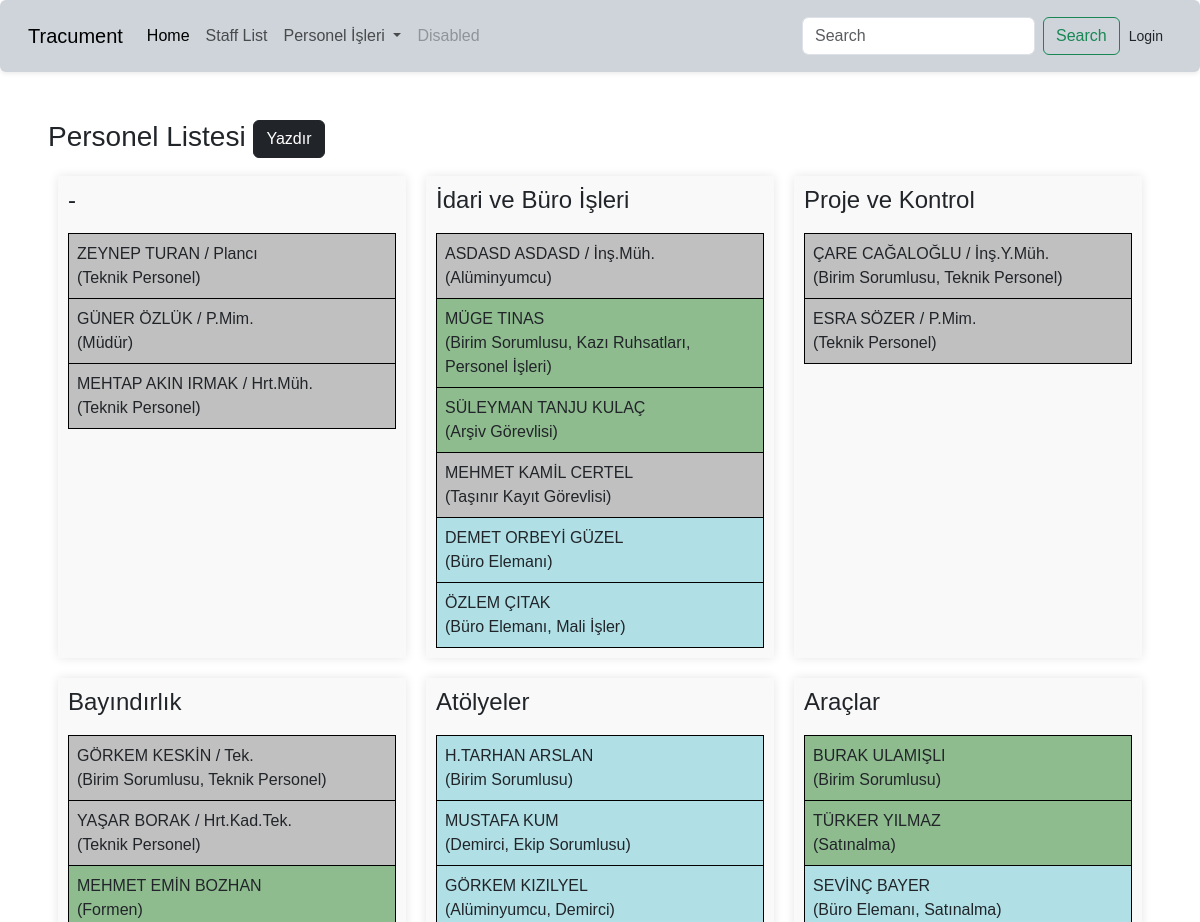
Before: /staff/staff-by-unit (upper part) with the older database file.
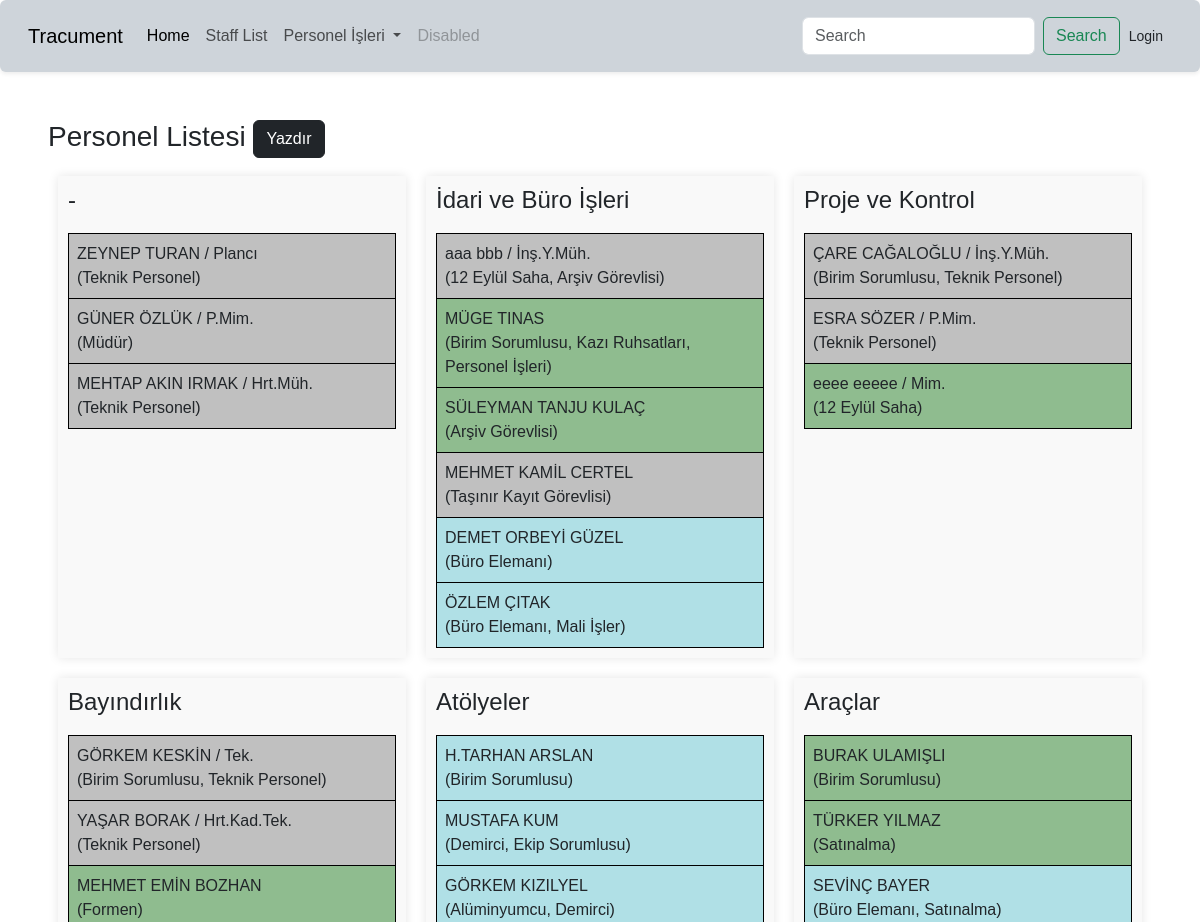
After: the same page with the newer database file.
### apps/staff/models.py (models this page shows, shortened)
class Unit (models.Model):
    name = models.CharField(max_length=200, unique=True)
    class Meta:
        verbose_name = "Birim"
        verbose_name_plural = "Birimler"

class Staff(models.Model):
    name = models.CharField(max_length=200)
    surname = models.CharField(max_length=200)
    payroll = models.ForeignKey(Payroll, on_delete=models.CASCADE)
    unit = models.ForeignKey(Unit,on_delete=models.CASCADE)
    title = models.ForeignKey(Title, on_delete=models.CASCADE)
    duty = models.ManyToManyField(Duty)
    is_active = models.BooleanField(default=True)
    class Meta:
        verbose_name = "Personel"
        verbose_name_plural = "Personeller"

class Title (models.Model):
    name = models.CharField(max_length=200, unique=True)
    short_name = models.CharField(max_length=50,blank=True,null=True)
    class Meta:
        verbose_name = "Unvan"
        verbose_name_plural = "Unvanlar"

class Duty (models.Model):
    name = models.CharField(max_length=200, unique=True)
    def __str__(self):
        return self.name
    class Meta:
        verbose_name = "Gorev"
        verbose_name_plural = "Gorevler"

### apps/staff/views.py (the view)
# urls.py: path('staff-by-unit', views.staff_by_unit, name="staff-by-unit"),
def staff_by_unit(request):
    units = Unit.objects.all()
    unit_staffs = {}
    for unit in units:
        staff = Staff.objects.filter(unit=unit).select_related('title').prefetch_related('duty').order_by('-title__name')
        unit_staffs[unit] = staff
    context = {'unit_staffs': unit_staffs}
    return render(request, 'staff/staff-by-unit.html', context)

### templates/staff/staff-by-unit.html
{% extends '../base.html' %}
{% block content %}
    <body>
    <div>
        <h3>Personel Listesi <button class="btn btn-dark" onclick="window.open('{% url 'printable-staff-by-unit' %}', '_blank')">Yazdır</button> </h3>
            <div class="unit-container">
                {% for unit, staff in unit_staffs.items %}
                <div class="unit">
                    <h4>{{ unit.name }}</h4>
                    <table>
                        {% for person in staff %}
                        <tr class="staff-payroll-{{ person.payroll.id }}">
                            <td>
                                {{ person.name }} {{ person.surname }}
                                {% if person.title.name != "-" %} / {{person.title.short_name}}{% endif %}
                                <br>
                                ({% if person.duty.all %}{{ person.duty.all|join:", " }}{% endif %})
                            </td>
                        </tr>
                        {% endfor %}
                    </table>
                </div>
                {% endfor %}
        </div>
    </div>
</body>
{% endblock %}

Changed rows visible on the page:
removed Staff: name "ASDASD", surname "ASDASD", title.short_name "İnş.Müh.", duty.all "Alüminyumcu", shown under Unit "İdari ve Büro İşleri"
added Staff: name "aaa", surname "bbb", title.short_name "İnş.Y.Müh.", duty.all "12 Eylül Saha, Arşiv Görevlisi", shown under Unit "İdari ve Büro İşleri"
added Staff: name "eeee", surname "eeeee", title.short_name "Mim.", duty.all "12 Eylül Saha", shown under Unit "Proje ve Kontrol"
